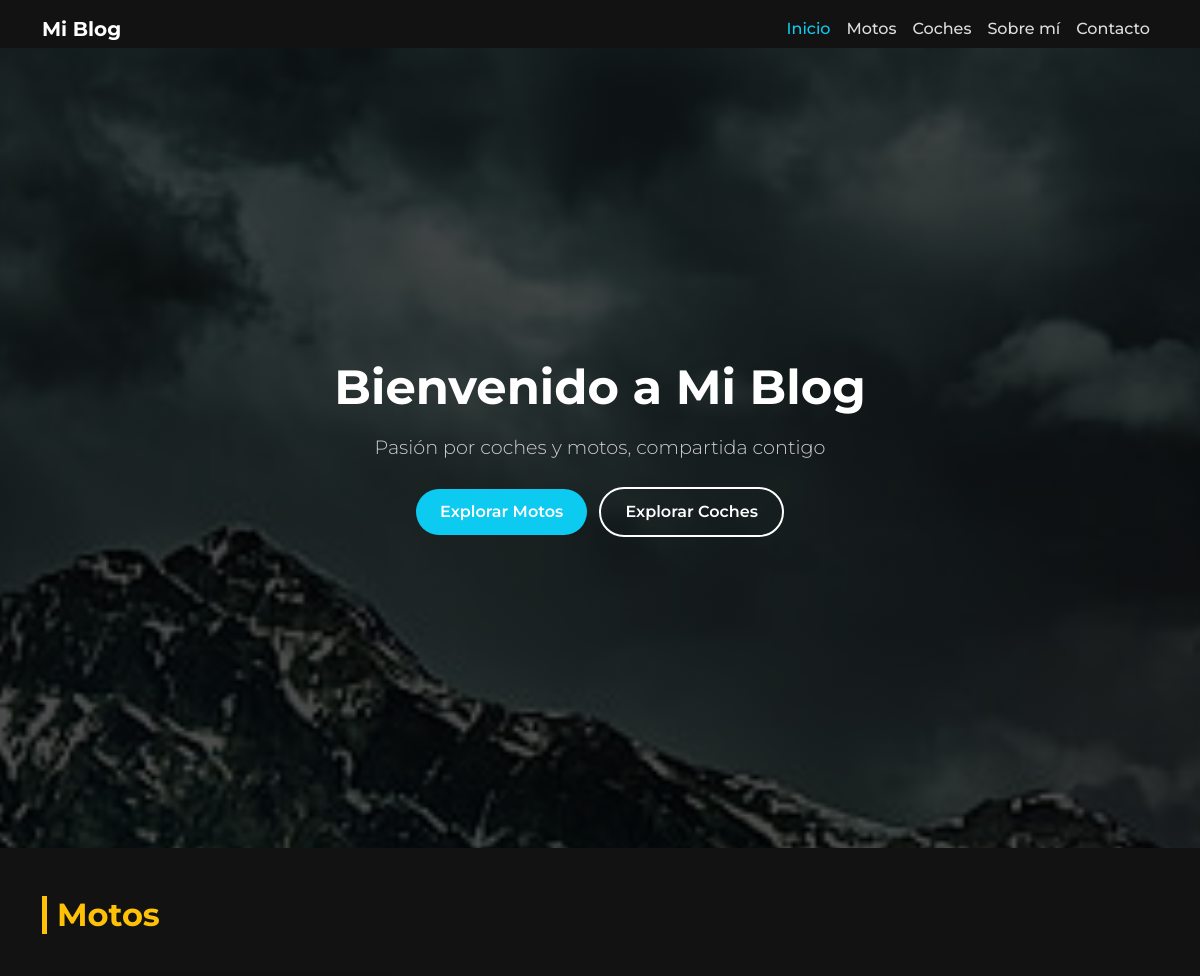
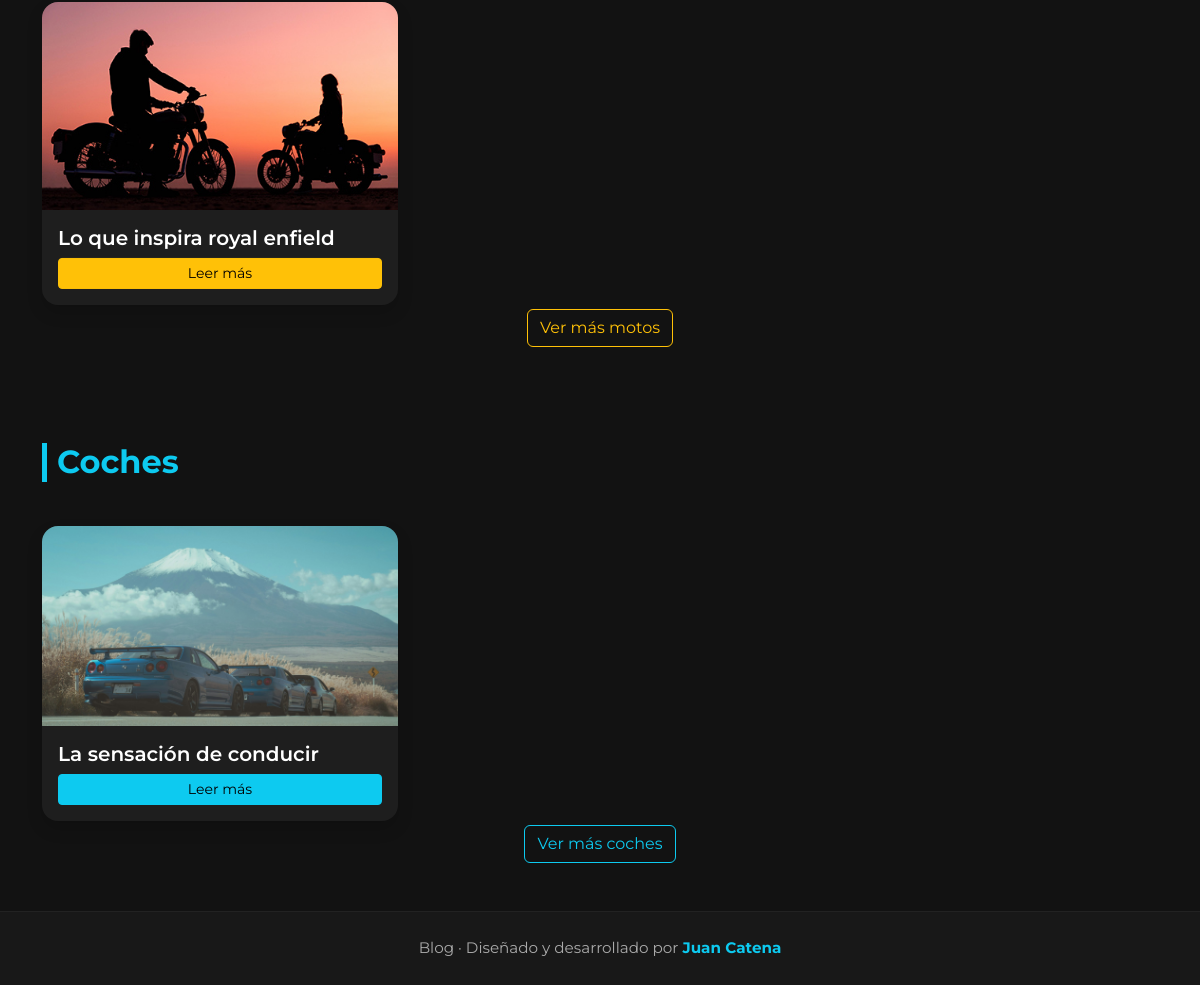
The page / on the database its author committed (2 pictures, top to bottom).
### posts/models.py (models this page shows, shortened)
class Post(models.Model):
    title = models.CharField(max_length=200)
    slug = models.SlugField(max_length=220, unique=True)
    cover = models.ImageField(upload_to="covers/", blank=True, null=True)
    content = models.TextField()
    category = models.ForeignKey(Category, on_delete=models.PROTECT)
    created_at = models.DateTimeField(auto_now_add=True)
    updated_at = models.DateTimeField(auto_now=True)
    def get_absolute_url(self):
        return reverse("posts:detail", args=[self.slug])

### posts/views.py (the view)
# urls.py: path("", views.home, name="home"),
def home(request):
    motos = Post.objects.filter(category__slug="motos").order_by("-created_at")[:6]
    coches = Post.objects.filter(category__slug="coches").order_by("-created_at")[:6]
    return render(request, "posts/home.html", {"motos": motos, "coches": coches})

### posts/context_processors.py (called while the page is built)
def sidebar_data(request):
    return {
        "sidebar_categories": Category.objects.all().order_by("name"),
        "sidebar_latest_posts": Post.objects.order_by("-created_at")[:5],
    }

### templates/posts/home.html
{% extends "posts/base.html" %}
{% block content %}
<section class="hero d-flex align-items-center">
    <div class="container text-center text-white">
        <h1 class="display-3 fw-bold mb-3">Bienvenido a Mi Blog</h1>
        <p class="lead mb-4">Pasión por coches y motos, compartida contigo</p>
        <a href="{% url 'posts:category' 'motos' %}" class="btn btn-motos me-2">Explorar Motos</a>
        <a href="{% url 'posts:category' 'coches' %}" class="btn btn-coches">Explorar Coches</a>
    </div>
</section>
<section class="section-bg-dark py-5">
    <div class="container">
        <h2 class="section-title text-warning">Motos</h2>
        <div class="row g-4">
            {% for post in motos %}
            <div class="col-md-4">
                <div class="card post-card h-100 shadow">
                    {% if post.cover %}
                    <img src="{{ post.cover.url }}" class="card-img-top" alt="{{ post.title }}">
                    {% endif %}
                    <div class="card-body d-flex flex-column">
                        <h5 class="card-title">{{ post.title }}</h5>
                        <a href="{{ post.get_absolute_url }}" class="btn btn-sm btn-warning mt-auto">Leer más</a>
                    </div>
                </div>
            </div>
            {% endfor %}
        </div>
        <div class="text-center mt-4">
            <a href="{% url 'posts:category' 'motos' %}" class="btn btn-outline-warning">Ver más motos</a>
        </div>
    </div>
</section>
<section class="section-bg-light py-5">
    <div class="container">
        <h2 class="section-title text-info">Coches</h2>
        <div class="row g-4">
            {% for post in coches %}
            <div class="col-md-4">
                <div class="card post-card h-100 shadow">
                    {% if post.cover %}
                    <img src="{{ post.cover.url }}" class="card-img-top" alt="{{ post.title }}">
                    {% endif %}
                    <div class="card-body d-flex flex-column">
                        <h5 class="card-title">{{ post.title }}</h5>
                        <a href="{{ post.get_absolute_url }}" class="btn btn-sm btn-info mt-auto">Leer más</a>
                    </div>
                </div>
            </div>
            {% endfor %}
        </div>
        <div class="text-center mt-4">
            <a href="{% url 'posts:category' 'coches' %}" class="btn btn-outline-info">Ver más coches</a>
        </div>
    </div>
</section>
{% endblock %}

### static/assets/styles.css (style rules this page uses)
body { font-family: "Montserrat", sans-serif; background-color: #121212; color: #eaeaea; line-height: 1.6; }
.hero { min-height: 100vh; background: linear-gradient(rgba(0, 0, 0, 0.7), rgba(0, 0, 0, 0.7)), url('/static/assets/img/hero-bg.jpg') center/cover no-repeat; background-attachment: fixed; display: flex; justify-content: center; align-items: center; text-align: center; }
.hero h1 { color: #fff; font-size: 3rem; font-weight: 700; }
.hero p { color: #ccc; font-size: 1.2rem; margin-bottom: 1.5rem; }
.btn-motos { background-color: #0dcaf0 !important; color: #ffffff !important; border: none !important; padding: 0.7rem 1.5rem; border-radius: 30px; font-weight: 600; transition: 0.3s; display: inline-block; }
.btn-coches { background-color: transparent !important; color: #ffffff !important; border: 2px solid #ffffff !important; padding: 0.7rem 1.5rem; border-radius: 30px; font-weight: 600; transition: 0.3s; display: inline-block; }
.section-title { font-weight: 700; margin-bottom: 1.5rem; border-left: 5px solid currentColor; padding-left: 10px; }
.section-title.text-warning { color: #ff9800; }
.section-title.text-info { color: #0dcaf0; }
.post-card, .card { background-color: #1e1e1e; border: none; border-radius: 1rem; overflow: hidden; transition: transform 0.3s ease, box-shadow 0.3s ease; }
.card-title { color: #fff; font-weight: 600; }

### rows shown on the page
Post: cover (picture), title "Lo que inspira royal enfield"
Post: cover (picture), title "La sensación de conducir"
